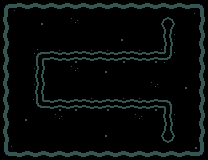

Tiled map render using the project's own tile images. Description and the whole map definition, tile-layer contents included, below:
An orthogonal 13x10 tile map with 16x16 px tiles, 2 tile layers (Base, Path), 2 tilesets.

<map version="1.5" tiledversion="1.5.0" orientation="orthogonal" renderorder="right-down" width="13" height="10" tilewidth="16" tileheight="16" infinite="0" nextlayerid="3" nextobjectid="1">
 <tileset firstgid="1" name="tiles" tilewidth="16" tileheight="16" tilecount="64" columns="8">
  <image source="_tilesets/tiles2.png" width="128" height="128" />
 </tileset>
 <tileset firstgid="65" source="_tilesets/recolor.tsx" />
 <layer id="1" name="Base" width="13" height="10">
  <data encoding="csv">
102,103,103,103,103,103,103,103,103,103,103,103,104,
114,113,113,113,113,113,113,113,113,113,113,113,116,
114,113,101,113,113,113,113,113,113,113,113,113,116,
114,113,101,101,101,113,113,113,113,113,113,113,116,
114,113,101,101,101,113,113,113,113,113,113,113,116,
114,101,101,101,101,113,113,113,113,113,113,113,116,
114,101,101,101,101,101,113,113,113,113,113,113,116,
114,113,101,101,113,101,101,113,113,113,113,113,116,
114,113,113,113,113,113,113,113,113,113,113,113,116,
126,127,127,127,127,127,127,127,127,127,127,127,128
</data>
 </layer>
 <layer id="2" name="Path" width="13" height="10">
  <data encoding="csv">
0,0,0,0,0,0,0,0,0,0,0,0,0,
0,0,115,0,175,0,0,0,0,0,176,0,0,
0,0,0,0,0,0,0,115,0,0,152,0,0,
0,0,138,163,139,163,163,139,163,139,164,0,0,
0,0,150,0,175,0,115,0,0,0,0,0,0,
0,0,150,0,0,0,0,0,0,175,0,115,0,
0,0,162,139,139,163,139,163,163,139,140,0,0,
0,115,0,175,0,0,0,0,175,0,152,0,0,
0,0,0,0,0,0,115,0,0,0,188,0,0,
0,0,0,0,0,0,0,0,0,0,0,0,0
</data>
 </layer>
</map>